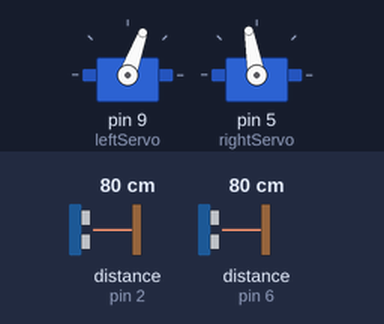
This sketch was run on a simulated Arduino Uno, built with avr-gcc and run on an emulated ATmega328P. On the bench: 2 × servo. Wiring (inferred from the names in the program): 2 × ultrasonic range finder: trigger pin 3, echo pin 2 / trigger pin 7, echo pin 6. The test bench sets the inputs (shaded band); at power-on: distance to the obstacle (sensors on pin 2, pin 6) 80 cm. The echo pulse lasts 58.3 µs per cm; storage starts empty; random numbers use the default seed unless the sketch sets one; what the sketch prints to the serial monitor is not drawn.

Above: at 0.05 s.
At 4.0 s:
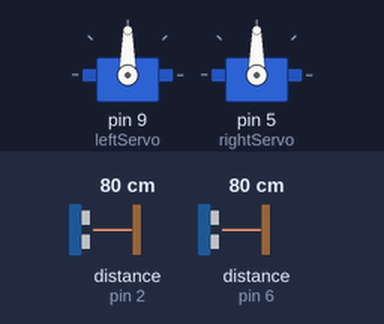
Timing chart, 0 to 5.3 s (numbered marks = the images above):
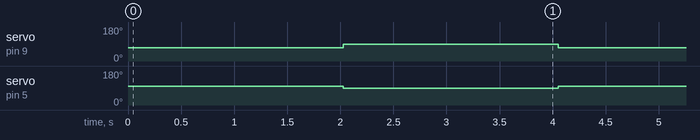

Measured:
- by itself, servo on pin 9 (leftServo): alternates 90° for 2.0 s and 70° for 2.0 s, 9 changes in all, then stays 90°
- by itself, servo on pin 5 (rightServo): alternates 100° for 2.0 s and 90° for 2.0 s, 9 changes in all, then stays 90°

The sketch:

DogKF.ino
```cpp
#include <Servo.h> //for servo motors
#include <Kalman.h> //for kalman filter
#include <SPI.h> //for SD card storage
#include <SD.h> //for SD card storage

//SD storage file
File myFile;

//Kalman(process_noise, sensor_noise, estimated_error, initial_value)
Kalman kalmanFilterOne(0, 20, 1023, 0); //intiated for high noise
Kalman kalmanFilterTwo(0, 20, 1023, 0); //intiated for high noise

//variables for sensors and filter
double sm1, sm2, fm1, fm2;
double duration, distance;
double normalize = 0;
int numElements = 5;

//sensor pins
int trig1 = 7;
int echo1 = 6;
int trig2 = 3;
int echo2 = 2;

//servos
Servo leftServo; //pin 9
Servo rightServo; //pin 5

int moveCount;

// original belief of dog's position
double prior[] = {0.200, 0.200, 0.200, 0.200, 0.200};

void setup() {
  Serial.begin(9600);

  //setup SD storage file
  SD.begin(4);


  // sensor pin setup
  pinMode(trig1, OUTPUT);
  pinMode(echo1, INPUT);
  pinMode(trig2, OUTPUT);
  pinMode(echo2, INPUT);

  // servo pin setup
  leftServo.attach(9);
  rightServo.attach(5);

  moveCount = 0;
}

void loop() {
  //open SD file for writing
  myFile = SD.open("sentest.txt", FILE_WRITE);

  if (moveCount < 5) {
   servoForward();
   moveCount++;
  }
  sm1 = (double) read(trig1, echo1); //read data from sensor one
  sm2 = (double) read(trig2, echo2); //read data from sensor two

  //write sensor data to SD
  myFile.print("Sensor One: ");
  myFile.println(sm1);
  myFile.print("Sensor Two: ");
  myFile.println(sm2);

  fm1 = kalmanFilterOne.getFilteredValue(sm1); //filter the measurement
  fm2 = kalmanFilterTwo.getFilteredValue(sm2); //filter the measurement
  myFile.print("Sensor One Filtered: ");
  Serial.println(fm1);
  myFile.print("Sensor Two Filtered: ");
  Serial.println(fm2);

  //dog is on either far end (edge) of environment
  if ((fm1 < 24 && fm2 > 96) || (fm2 < 24 && fm1 > 96)) {
    myFile.println("Predicted edge location");

    prior[0] *= 0.800;
    prior[1] *= 0.100;
    prior[2] *= 0.100;
    prior[3] *= 0.100;
    prior[4] *= 0.800;

    normalizer(); //Normalize the result so that the probabilities sum 1.0
  }
  else if (((fm1 > 24 && fm1 < 48) && (fm2 > 72 && fm2 < 96))
  || ((fm2 > 24 && fm2 < 48) && (fm1 > 72 && fm1 < 96))) {
    myFile.println("Predicted between edge and middle");

    prior[0] *= 0.100;
    prior[1] *= 0.800;
    prior[2] *= 0.100;
    prior[3] *= 0.800;
    prior[4] *= 0.100;

    normalizer(); //Normalize the result so that the probabilities sum 1.0
  }
  else if ((fm1 > 48 && fm1 < 72) && (fm2 > 48 && fm2 < 72)) {
    myFile.println("Predicted middle");

    prior[0] *= 0.100;
    prior[1] *= 0.100;
    prior[2] *= 0.800;
    prior[3] *= 0.100;
    prior[4] *= 0.100;

    normalizer(); //Normalize the result so that the probabilities sum 1.0
  }
  outProb(); //print probability array

  normalize = 0;

  myFile.close();
}

double read (int trigPin, int echoPin) {
  digitalWrite(trigPin, LOW);
  delayMicroseconds(2);
  digitalWrite(trigPin, HIGH);
  delayMicroseconds(10);
  digitalWrite(trigPin, LOW);
  duration = pulseIn(echoPin, HIGH);
  distance = (duration/2) / 29.1;   //divide by 29.1 to calculate cm of distance
  return distance;
}

void normalizer() {
 for(int i = 0; i < numElements; i++) {
      normalize += prior[i];
    }
    for(int i = 0; i < numElements; i++) {
      prior[i] = prior[i]/normalize;
    }
}

//output position probability array
void outProb() {
  myFile.println("Probability Array:");
  for(int i = 0; i < numElements; i++) {
      myFile.print(prior[i]);
      myFile.println(" ");
    }
  myFile.println(" ");
}

//turn dog 180 degrees
void servoTurn()
{
    leftServo.write(60);
    rightServo.write(60);
    delay(2000);
    leftServo.write(90);
    rightServo.write(90);
    //int temp = countForward;
    //countForward = countBackward;
    //countBackward = temp;
}

//move servo fwd x steps
void servoForward()
{
    leftServo.write(70);
    rightServo.write(100);
    delay(2000);
    leftServo.write(90);
    rightServo.write(90);
    delay(2000);
   // countForward++;
   // countBackward--;
}

//move servo backward x steps
void servoBackward()
{
    leftServo.write(0);
    rightServo.write(180);
    delay(2000);
    leftServo.write(90);
    rightServo.write(90);
    //countForward++;
   // countBackward--;
}

//choose a random movement for dog
void randomMove()
{
 // randomNum = random(1, 2);

  //if (randomNum == 1) {
  int movement = random(1, 4);
//  if (movement == 1)
//  {
//    Serial.println("Dog is turning.");
//    servoTurn();
//  }
//  else if (movement == 2 && countForward <= 3)
//  {
//    Serial.println("Dog is going forward.");
//    servoForward();
//
//  }
//  else if (movement == 3 && countBackward <= 3)
//  {
//    Serial.println("Dog is going backward.");
//    servoBackward();
//  }
 }
```

Kalman.h
```cpp
/*
 Based on: https://www.scribd.com/document/70053826/Filtering-Sensor-Data-with-a-Kalman-Filter-Interactive-Matter
 * Simple 1D Kalman Filter
 */

#ifndef _Kalman_h
#define _Kalman_h

class Kalman {
    private:
    double q;
    double r;
    double x;
    double p;
    double k;

    public:
    Kalman(double process_noise, double sensor_noise, double estimated_error, double intial_value) {
         /*
         For large noise reduction, you can try to start from:
         q = 0.125
         r = 32
         p = 1023 //"large enough to narrow down"
         e.g.
         myVar = Kalman(0.125,32,1023,0);
         */
        this->q = process_noise;
        this->r = sensor_noise;
        this->p = estimated_error;
        this->x = intial_value; //x will hold the iterated filtered value
    }

    double getFilteredValue(double measurement) {
        this->p = this->p + this->q;

        this->k = this->p / (this->p + this->r);
        this->x = this->x + this->k * (measurement - this->x);
        this->p = (1 - this->k) * this->p;

        return this->x;
    }

    void setParameters(double process_noise, double sensor_noise, double estimated_error) {
        this->q = process_noise;
        this->r = sensor_noise;
        this->p = estimated_error;
    }

    void setParameters(double process_noise, double sensor_noise) {
        this->q = process_noise;
        this->r = sensor_noise;
    }

    double getProcessNoise() {
        return this->q;
    }

    double getSensorNoise() {
        return this->r;
    }

    double getEstimatedError() {
        return this->p;
    }
};

#endif
```
